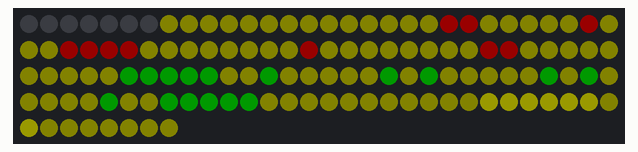
A program run on a simulated Raspberry Pi (BCM pin numbers). Shown: 128 RGB LEDs in strip order, left to right, continuing on the next row. Dim RGB values are drawn brighter than linear; what the program prints to the terminal is not drawn.

Above: at 0.06 s.
At 1.56 s:
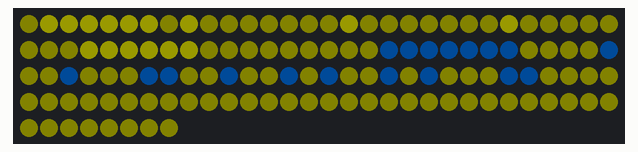
At 3.07 s:
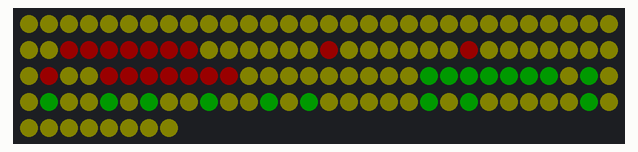
At 6.2 s:
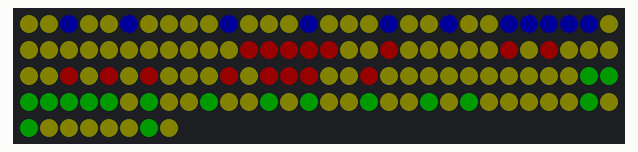
At 8.89 s:
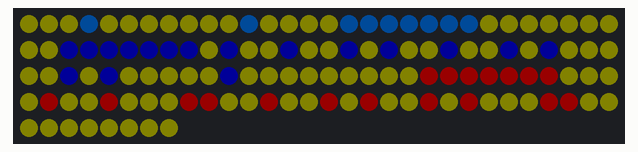
At 12.45 s:
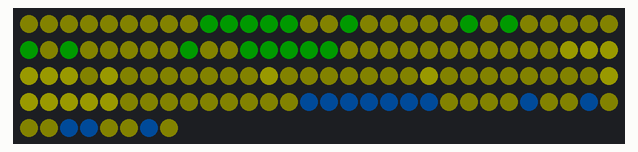

Measured:
- by itself, everything shown: repeats every 11.6 s, in 108 steps

The program:

scroll3.py
```python
#!/usr/bin/env python3
# Scroll 3 text allows setting the colour of each letter
# same as scroll2 but uses a diffrent font
# by Mike Cook August 2020

import board
import neopixel
import time

backCol = (32, 32, 0)  # colour for background
letterCol =  [ (128, 0, 0), (0, 128, 0), (128, 128, 0), (0, 64, 128),
               (0, 0, 128) ] # extend to as many colours as you want

def main():
    init()
    displayText("YOUR MESSAGE HERE ") # change to what you want to show, end with a space

def displayText(text):
    print("Displaying:-", text)
    dotBuffer = [(0, 0, 0)] * len(text) * 64
    lCol = -1
    for y in range(7): # do a row for each of the 7 rows of the font
        lCol = -1 # comment out and see what happens
        for i in range(0,len(text)): # step through each letter
            t = text[i: i+1:]
            fontPlace = ord(t) - 0x20
            fontEntry = fontPlace
            bitPattern = FONT7x5[fontEntry]
            bits = bitPattern[6-y]
            lCol += 1
            if lCol >= len(letterCol) : lCol = 0
            for x in range(1,7):
                mask = 1 << (6-x)
                if bits & mask !=0 :
                    dotBuffer[(x * 8) + (y) + (i * 48)] = letterCol[lCol]
                else :
                    dotBuffer[(x * 8) + (y) + (i * 48)] = backCol
    # now display the text
    xPoint = 0
    xLimit = len(text) * 48
    while 1 :  # do until ctrl C
        for y in range(0,7):
            for x in range(16):
                if xPoint + (x * 8) >= xLimit :
                    pixels[(x * 8) + y] = dotBuffer[xPoint - xLimit + (x * 8) + y]
                else :
                    pixels[(x * 8) + y] = dotBuffer[xPoint + (x * 8) + y]
        pixels.show()
        time.sleep(0.1)
        pixels.fill(backCol)
        xPoint += 8
        if xPoint >= xLimit : xPoint = 0

def init():
    global pixels, FONT7x5
    size = 8, 16 # size of LED display
    pointer = 0
    pixel_pin = board.D18
    num_pixels = 128
    # RGB or GRB. Some NeoPixels have red and green reversed
    ORDER = neopixel.GRB
    BRIGHTNESS = 0.2 # 0.6 is maximum brightness for 3A external supply
    pixels = neopixel.NeoPixel(pixel_pin, num_pixels,
             brightness = BRIGHTNESS, auto_write = False,
             pixel_order = ORDER)
    pixels.fill(backCol)
    # defint an 7 by 5 font
    FONT7x5 = [
    #  columns, rows, num_bytes_per_char
    (0x00, 0x00, 0x00, 0x00, 0x00, 0x00, 0x00),   # 0x20, Space
    (0x04, 0x04, 0x04, 0x04, 0x04, 0x00, 0x04),   # 0x21, !
    (0x09, 0x09, 0x12, 0x00, 0x00, 0x00, 0x00),   # 0x22, "
    (0x0a, 0x0a, 0x1f, 0x0a, 0x1f, 0x0a, 0x0a),   # 0x23, #
    (0x04, 0x0f, 0x14, 0x0e, 0x05, 0x1e, 0x04),   # 0x24, $
    (0x19, 0x19, 0x02, 0x04, 0x08, 0x13, 0x13),   # 0x25, %
    (0x04, 0x0a, 0x0a, 0x0a, 0x15, 0x12, 0x0d),   # 0x26, &
    (0x04, 0x04, 0x08, 0x00, 0x00, 0x00, 0x00),   # 0x27, '
    (0x02, 0x04, 0x08, 0x08, 0x08, 0x04, 0x02),   # 0x28, (
    (0x08, 0x04, 0x02, 0x02, 0x02, 0x04, 0x08),   # 0x29, )
    (0x04, 0x15, 0x0e, 0x1f, 0x0e, 0x15, 0x04),   # 0x2a, *
    (0x00, 0x04, 0x04, 0x1f, 0x04, 0x04, 0x00),   # 0x2b, +
    (0x00, 0x00, 0x00, 0x00, 0x04, 0x04, 0x08),   # 0x2c, ,
    (0x00, 0x00, 0x00, 0x1f, 0x00, 0x00, 0x00),   # 0x2d, -
    (0x00, 0x00, 0x00, 0x00, 0x00, 0x0c, 0x0c),   # 0x2e, .
    (0x01, 0x01, 0x02, 0x04, 0x08, 0x10, 0x10),   # 0x2f, /
    (0x0e, 0x11, 0x13, 0x15, 0x19, 0x11, 0x0e),   # 0x30, 0
    (0x04, 0x0c, 0x04, 0x04, 0x04, 0x04, 0x0e),   # 0x31, 1
    (0x0e, 0x11, 0x01, 0x02, 0x04, 0x08, 0x1f),   # 0x32, 2
    (0x0e, 0x11, 0x01, 0x06, 0x01, 0x11, 0x0e),   # 0x33, 3
    (0x02, 0x06, 0x0a, 0x12, 0x1f, 0x02, 0x02),   # 0x34, 4
    (0x1f, 0x10, 0x1e, 0x01, 0x01, 0x11, 0x0e),   # 0x35, 5
    (0x06, 0x08, 0x10, 0x1e, 0x11, 0x11, 0x0e),   # 0x36, 6
    (0x1f, 0x01, 0x02, 0x04, 0x08, 0x08, 0x08),   # 0x37, 7
    (0x0e, 0x11, 0x11, 0x0e, 0x11, 0x11, 0x0e),   # 0x38, 8
    (0x0e, 0x11, 0x11, 0x0f, 0x01, 0x02, 0x0c),   # 0x39, 9
    (0x00, 0x0c, 0x0c, 0x00, 0x0c, 0x0c, 0x00),   # 0x3a, :
    (0x00, 0x0c, 0x0c, 0x00, 0x0c, 0x04, 0x08),   # 0x3b, ;
    (0x02, 0x04, 0x08, 0x10, 0x08, 0x04, 0x02),   # 0x3c, <
    (0x00, 0x00, 0x1f, 0x00, 0x1f, 0x00, 0x00),   # 0x3d, =
    (0x08, 0x04, 0x02, 0x01, 0x02, 0x04, 0x08),   # 0x3e, >
    (0x0e, 0x11, 0x01, 0x02, 0x04, 0x00, 0x04),   # 0x3f, ?

    (0x0e, 0x11, 0x17, 0x15, 0x17, 0x10, 0x0f),   # 0x40, @
    (0x04, 0x0a, 0x11, 0x11, 0x1f, 0x11, 0x11),   # 0x41, A
    (0x1e, 0x11, 0x11, 0x1e, 0x11, 0x11, 0x1e),   # 0x42, B
    (0x0e, 0x11, 0x10, 0x10, 0x10, 0x11, 0x0e),   # 0x43, C
    (0x1e, 0x09, 0x09, 0x09, 0x09, 0x09, 0x1e),   # 0x44, D
    (0x1f, 0x10, 0x10, 0x1c, 0x10, 0x10, 0x1f),   # 0x45, E
    (0x1f, 0x10, 0x10, 0x1f, 0x10, 0x10, 0x10),   # 0x46, F
    (0x0e, 0x11, 0x10, 0x10, 0x13, 0x11, 0x0f),   # 0x37, G
    (0x11, 0x11, 0x11, 0x1f, 0x11, 0x11, 0x11),   # 0x48, H
    (0x0e, 0x04, 0x04, 0x04, 0x04, 0x04, 0x0e),   # 0x49, I
    (0x1f, 0x02, 0x02, 0x02, 0x02, 0x12, 0x0c),   # 0x4a, J
    (0x11, 0x12, 0x14, 0x18, 0x14, 0x12, 0x11),   # 0x4b, K
    (0x10, 0x10, 0x10, 0x10, 0x10, 0x10, 0x1f),   # 0x4c, L
    (0x11, 0x1b, 0x15, 0x11, 0x11, 0x11, 0x11),   # 0x4d, M
    (0x11, 0x11, 0x19, 0x15, 0x13, 0x11, 0x11),   # 0x4e, N
    (0x0e, 0x11, 0x11, 0x11, 0x11, 0x11, 0x0e),   # 0x4f, O
    (0x1e, 0x11, 0x11, 0x1e, 0x10, 0x10, 0x10),   # 0x50, P
    (0x0e, 0x11, 0x11, 0x11, 0x15, 0x12, 0x0d),   # 0x51, Q
    (0x1e, 0x11, 0x11, 0x1e, 0x14, 0x12, 0x11),   # 0x52, R
    (0x0e, 0x11, 0x10, 0x0e, 0x01, 0x11, 0x0e),   # 0x53, S
    (0x1f, 0x04, 0x04, 0x04, 0x04, 0x04, 0x04),   # 0x54, T
    (0x11, 0x11, 0x11, 0x11, 0x11, 0x11, 0x0e),   # 0x55, U
    (0x11, 0x11, 0x11, 0x11, 0x11, 0x0a, 0x04),   # 0x56, V
    (0x11, 0x11, 0x11, 0x15, 0x15, 0x1b, 0x11),   # 0x57, W
    (0x11, 0x11, 0x0a, 0x04, 0x0a, 0x11, 0x11),   # 0x58, X
    (0x11, 0x11, 0x0a, 0x04, 0x04, 0x04, 0x04),   # 0x59, Y
    (0x1f, 0x01, 0x02, 0x04, 0x08, 0x10, 0x1f),   # 0x5a, Z
    (0x0e, 0x08, 0x08, 0x08, 0x08, 0x08, 0x0e),   # 0x5b, [
    (0x10, 0x10, 0x08, 0x04, 0x02, 0x01, 0x01),   # 0x5c, \
    (0x0e, 0x02, 0x02, 0x02, 0x02, 0x02, 0x0e),   # 0x5d, ]
    (0x04, 0x0a, 0x11, 0x00, 0x00, 0x00, 0x00),   # 0x5e, ^
    (0x00, 0x00, 0x00, 0x00, 0x00, 0x00, 0x1f),   # 0x5f, _

    (0x04, 0x04, 0x02, 0x00, 0x00, 0x00, 0x00),   # 0x60, `
    (0x00, 0x0e, 0x01, 0x0d, 0x13, 0x13, 0x0d),   # 0x61, a
    (0x10, 0x10, 0x10, 0x1c, 0x12, 0x12, 0x1c),   # 0x62, b
    (0x00, 0x00, 0x00, 0x0e, 0x10, 0x10, 0x0e),   # 0x63, c
    (0x01, 0x01, 0x01, 0x07, 0x09, 0x09, 0x07),   # 0x64, d
    (0x00, 0x00, 0x0e, 0x11, 0x1f, 0x10, 0x0f),   # 0x65, e
    (0x06, 0x09, 0x08, 0x1c, 0x08, 0x08, 0x08),   # 0x66, f
    (0x0e, 0x11, 0x13, 0x0d, 0x01, 0x01, 0x0e),   # 0x67, g
    (0x10, 0x10, 0x10, 0x16, 0x19, 0x11, 0x11),   # 0x68, h
    (0x00, 0x04, 0x00, 0x0c, 0x04, 0x04, 0x0e),   # 0x69, i
    (0x02, 0x00, 0x06, 0x02, 0x02, 0x12, 0x0c),   # 0x6a, j
    (0x10, 0x10, 0x12, 0x14, 0x18, 0x14, 0x12),   # 0x6b, k
    (0x0c, 0x04, 0x04, 0x04, 0x04, 0x04, 0x04),   # 0x6c, l
    (0x00, 0x00, 0x0a, 0x15, 0x15, 0x11, 0x11),   # 0x6d, m
    (0x00, 0x00, 0x16, 0x19, 0x11, 0x11, 0x11),   # 0x6e, n
    (0x00, 0x00, 0x0e, 0x11, 0x11, 0x11, 0x0e),   # 0x6f, o
    (0x00, 0x1c, 0x12, 0x12, 0x1c, 0x10, 0x10),   # 0x70, p
    (0x00, 0x07, 0x09, 0x09, 0x07, 0x01, 0x01),   # 0x71, q
    (0x00, 0x00, 0x16, 0x19, 0x10, 0x10, 0x10),   # 0x72, r
    (0x00, 0x00, 0x0f, 0x10, 0x0e, 0x01, 0x1e),   # 0x73, s
    (0x08, 0x08, 0x1c, 0x08, 0x08, 0x09, 0x06),   # 0x74, t
    (0x00, 0x00, 0x11, 0x11, 0x11, 0x13, 0x0d),   # 0x75, u
    (0x00, 0x00, 0x11, 0x11, 0x11, 0x0a, 0x04),   # 0x76, v
    (0x00, 0x00, 0x11, 0x11, 0x15, 0x15, 0x0a),   # 0x77, w
    (0x00, 0x00, 0x11, 0x0a, 0x04, 0x0a, 0x11),   # 0x78, x
    (0x00, 0x11, 0x11, 0x0f, 0x01, 0x11, 0x0e),   # 0x79, y
    (0x00, 0x00, 0x1f, 0x02, 0x04, 0x08, 0x1f),   # 0x7a, z
    (0x06, 0x08, 0x08, 0x10, 0x08, 0x08, 0x06),   # 0x7b, (
    (0x04, 0x04, 0x04, 0x00, 0x04, 0x04, 0x04),   # 0x7c, |
    (0x0c, 0x02, 0x02, 0x01, 0x02, 0x02, 0x0c),   # 0x7d, }
    (0x08, 0x15, 0x02, 0x00, 0x00, 0x00, 0x00),   # 0x7e, ~
    (0x1f, 0x1f, 0x1f, 0x1f, 0x1f, 0x1f, 0x1f)   # 0x7f, DEL
    ]

if __name__ == '__main__':
    main()
```
